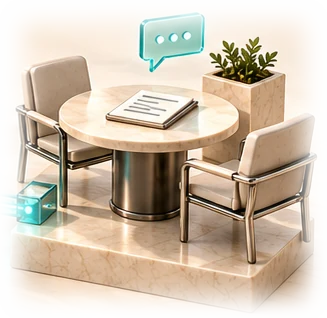
#> input picture assets/img/process/process-1-desktop.webp, 327 x 318 px, given in place of process-five-stages-desktop-v1.png, which was not available
$ python extract_process_art.py
#> lines starting #> are read from the running program, lines starting #| are printed output that depends on the picture
"""Extract the five "how we work" stage scenes from the Founder-approved process mocks (2026-11-01).
Desktop stations come from process-five-stages-desktop-v1.png, phone/tablet scenes from
process-five-stages-mobile-v1.png. Native pixels, no upscaling. Mock titles, ordinals, rules and
buttons are excluded (rebuilt as native HTML); edges are feathered to alpha 0 so each scene sits
on the section ivory and neighbouring-station fragments fade out."""
from PIL import Image, ImageDraw, ImageFilter

DIR = r"C:/Users/msgad/Documents/AI/PowOrg/PowOrg-AI Platform/docs/strategy/website/visual_concepts_2026-11-01/"
SETS = {
    "desktop": ("process-five-stages-desktop-v1.png", 24, {
        1: (1245, 420, 1572, 738),
        2: (955, 390, 1240, 705),
        3: (630, 405, 955, 715),
        4: (318, 390, 648, 672),
        5: (20, 370, 330, 628),
    }),
    "mobile": ("process-five-stages-mobile-v1.png", 18, {
        1: (52, 178, 478, 442),
        2: (48, 462, 440, 708),
        3: (50, 738, 472, 1012),
        4: (50, 1040, 445, 1294),
        5: (55, 1338, 470, 1552),
    }),
}

for kind, (src, feather, boxes) in SETS.items():
    im = Image.open(DIR + src).convert("RGB")
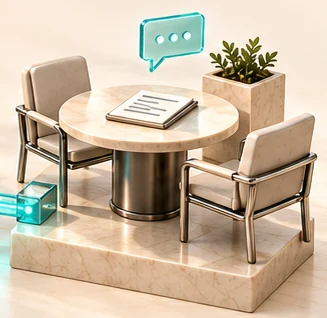
#> im: PIL image 327x318 RGB; mean R, G, B 201.1, 183.9, 161.4
    for n, box in boxes.items():
        c = im.crop(box)
        w, h = c.size
        a = Image.new("L", (w, h), 0)
        ImageDraw.Draw(a).rectangle((feather, feather, w - feather, h - feather), fill=255)
        a = a.filter(ImageFilter.GaussianBlur(feather / 2.2))
        c.putalpha(a)
        out = f"assets/img/process/process-{n}-{kind}.webp"
        c.save(out, "WEBP", quality=88, method=6)
        print(out, c.size)
#> this loop made 5 passes
#> pass 1, `a = a.filter(ImageFilter.GaussianBlur(feather / 2.2))`:
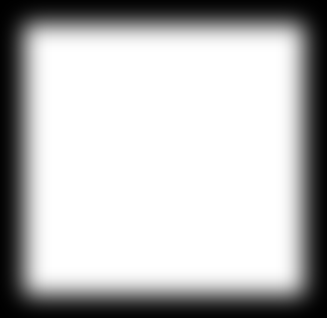
#> a: PIL image 327x318 L; min 0, max 255, mean 186
#> pass 1, `c.save(out, "WEBP", quality=88, method=6)`:
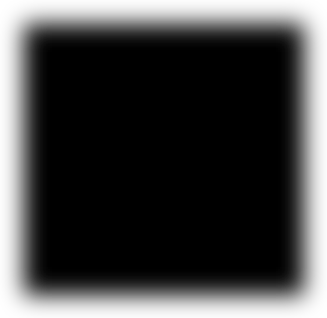
#> saved as process-1-desktop.webp: PIL image 327x318 RGBA; mean R, G, B, A 0, 0, 0, 186; transparent parts drawn white
#> after the loop:
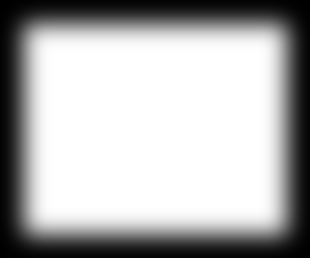
#> a: PIL image 310x258 L; min 0, max 255, mean 176.8
#> after the loop:
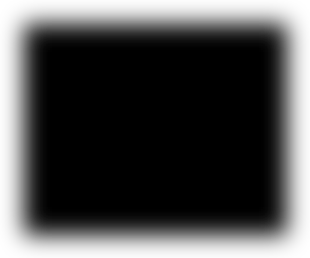
#> c: PIL image 310x258 RGBA; mean R, G, B, A 0, 0, 0, 176.8; transparent parts drawn white
#> pass 2 of the loop `for kind, (src, feather, boxes) in SETS.items():`:
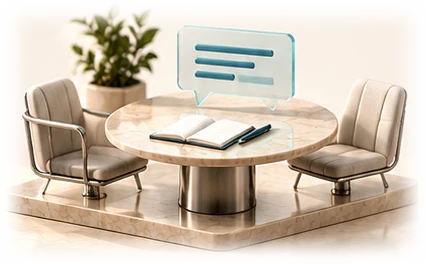
#> input picture assets/img/process/process-1-mobile.webp, 426 x 264 px, given in place of process-five-stages-mobile-v1.png, which was not available
#> im: PIL image 426x264 RGB
#> after the loop `for n, box in boxes.items():`:
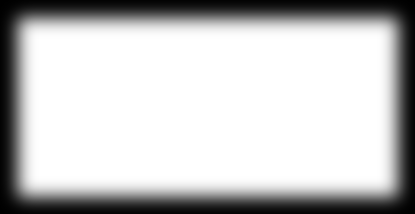
#> a: PIL image 415x214 L; min 0, max 255, mean 195.2
#> after the loop `for n, box in boxes.items():`:
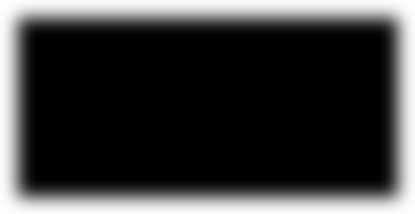
#> c: PIL image 415x214 RGBA; mean R, G, B, A 0, 0, 0, 195.2; transparent parts drawn white
